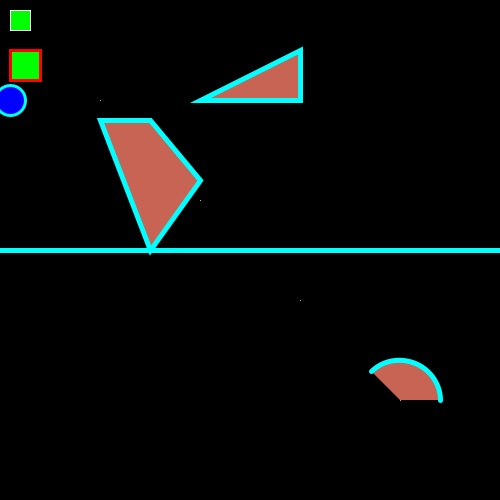
Frame 1 (no input)
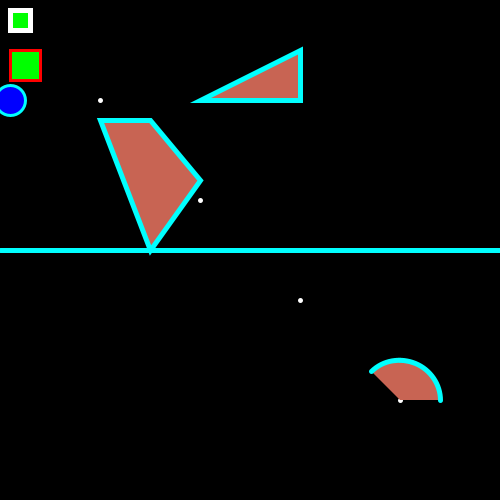
Frame 60 (the mouse pressed at the canvas centre just before this capture)
Frame 120 (the mouse held since frame 60 and released just before this capture): identical to frame 60, image omitted

The Processing sketch that drew these frames (run headless with seeded random() and noise(); from frame 60 on, the mouse is pressed at the canvas centre):

// Processing sketch: formas_basicas
// ── formas_basicas.pde
void setup() {
  size(500, 500);
  smooth(); //activa el anti aliasing
}

void draw() {
  background(0);

  //puntos
  stroke(255);
  point(100, 100);
  point(200, 200);
  point(300, 300);
  point(400, 400);

  //dibujando rectangulos, definiendo color
  fill(0, 255, 0);
  rect(10, 10, 20, 20);

  stroke(255, 0, 0);
  strokeWeight(3);
  rect(10, 50, 30, 30);

  //dibujando elipses
  fill(0,0,255);
  stroke(0,255,255);
  ellipse (10, 100, 30, 30);
  
  //dibujando lineas
  strokeWeight(5);
  line(0,height/2,width,height/2);
  
  // dibujando triangulos
  fill(200,100,83);
  triangle(300, 100, 300, 50, 200, 100);
  
  //dibujando arcos
  arc(400, 400, 80, 80, PI+QUARTER_PI, TWO_PI);
  
  //dibujando QUADS
  quad(100, 120, 150, 120, 200, 180, 150, 250);
  

}
